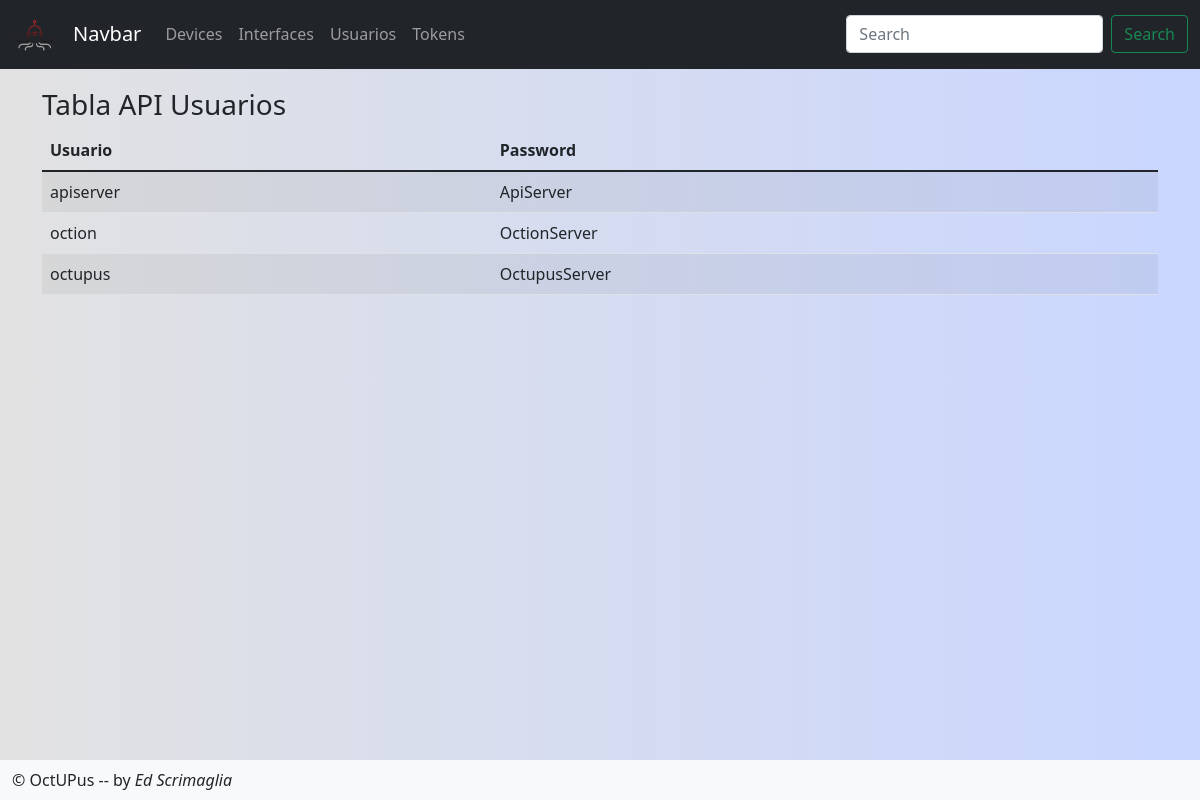
The page /usuarios on the database its author committed.
### ApiApp/models.py (models this page shows, shortened)
class Usuarios(models.Model):
    usuario = models.CharField(max_length=20, blank=False, null=False, primary_key=True)
    password = models.CharField(max_length=15, blank=False, null=False)
    class Meta:
        constraints = [
            models.UniqueConstraint(fields=['usuario'], name="unique user")
        ]

### WebApp/views.py (the view, shortened to what this page needs)
# urls.py: path('usuarios', process_sub_pag, name='Usuarios'),
def process_sub_pag(request):
    if request.method == 'GET':
        if 'device' in str(request.get_full_path()):
            registros = Devices.objects.all().order_by('name').values()
            if len(registros) >= 1:
                devices_v = {
                    'data': registros,
                    'cant_rec': len(registros)
                }
            else:
                devices_v = {
                    'result': f"No hay Devices registrados",
                    'cant_rec': 0
                }
            return render(request,"devices.html",devices_v)
        elif 'usuarios' in str(request.get_full_path()):
            registros = Usuarios.objects.all().order_by('usuario').values()
            if len(registros) >= 1:
                devices_v = {
                    'data': registros,
                    'cant_rec': len(registros)
                }
            else:
                devices_v = {
                    'result': f"No hay Usuarios registrados",
                    'cant_rec': 0
                }
            return render(request,"usuarios.html",devices_v)
        else:
            return HttpResponse("Bad URL, check process_sub_pag method in views")
    else:
        return HttpResponse("Must be a GET request")

### WebApp/templates/usuarios.html
{% extends "home.html" %}
{% block content %}
<h3> Tabla API Usuarios</h3>
<table class="table table-striped">
    <thead>
        <tr>
            <th>Usuario</th>
            <th>Password</th>
        </tr>
    </thead>
    <tbody>
        {% if cant_rec > 0 %}
        {% for user in data %}
        <tr class="letras">
            <td>{{user.usuario}}</td>
            <td>{{user.password}}</td>
        </tr>
        {% endfor %}
        {% else %}
        <tr>
            <td>{{result}}</td>
        </tr>
        {% endif %}
    </tbody>
</table>
{% endblock %}

### ApiServer/static/css/main.css (style rules this page uses)
body { background: #C9D6FF; background: -webkit-linear-gradient(to right, #E2E2E2, #C9D6FF); background: linear-gradient(to right, #E2E2E2, #C9D6FF); }

### rows shown on the page
Usuarios: usuario "apiserver", password "ApiServer"
Usuarios: usuario "oction", password "OctionServer"
Usuarios: usuario "octupus", password "OctupusServer"
